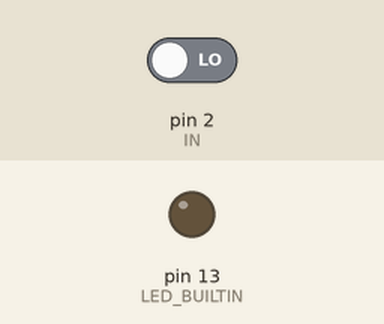
Recording of a sketch running on a simulated Arduino Uno, built with avr-gcc and run on an emulated ATmega328P. Parts: output pins drawn as LEDs (lit = HIGH). The inputs (shaded band) are chosen by the test bench; at power-on: pin 2 (IN) LOW.

Above: at 1.2 s.
1.3 s: pin 2 (IN) driven HIGH
At 1.42 s:
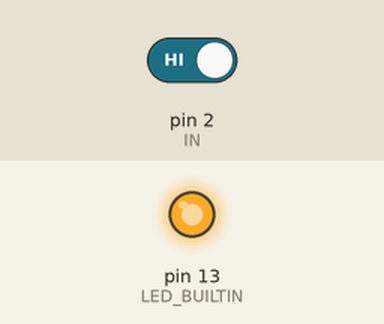
Timing chart, 0 to 4.3 s (numbered marks = the images above; inputs shaded):
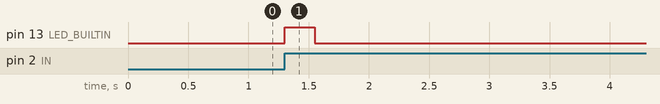

Measured:
- after the input at 1.3 s, pin 13 (LED_BUILTIN): LOW → HIGH at once, → LOW 0.25 s later

The sketch:

piezo_sensor_test.ino
```cpp
#define IN 2

volatile boolean piezo_flag = false;

void setup() {
  // put your setup code here, to run once:
  pinMode(IN, INPUT);
  pinMode(LED_BUILTIN, OUTPUT);

  attachInterrupt(INT0, piezo, RISING);
}

void loop() {
  // put your main code here, to run repeatedly:
  if (piezo_flag == true) {
    piezo_flag = false;
    digitalWrite(LED_BUILTIN, HIGH);
    delay(250);
    digitalWrite(LED_BUILTIN, LOW);
    delay(250);
  }
}

void piezo() {
  piezo_flag = true;
}
```
